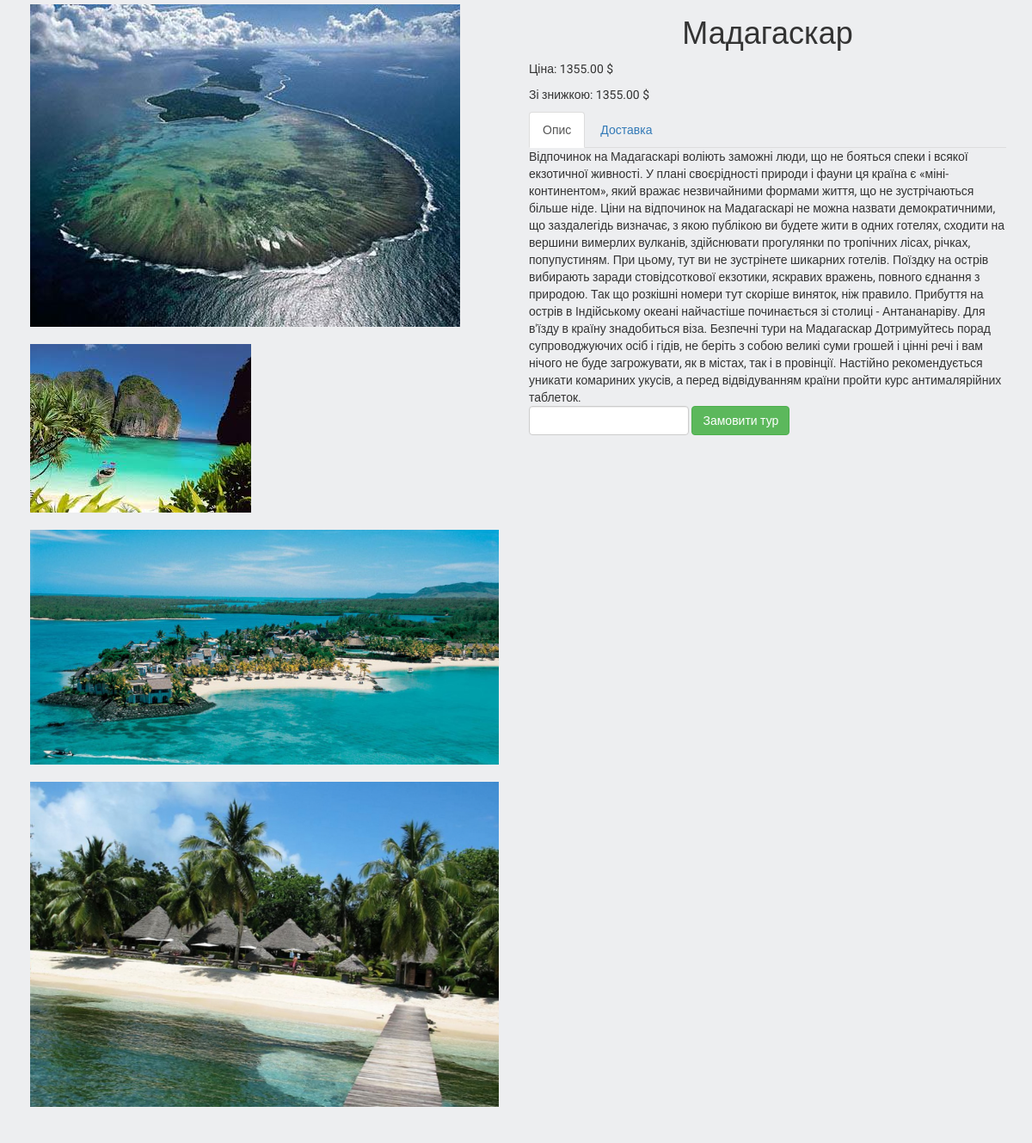
The page /product/8/ on the database its author committed.
### products/models.py (models this page shows, shortened)
class ProductImage(models.Model):
    product = models.ForeignKey(Product, blank=True, null=True,default=None)
    image = models.ImageField(upload_to='')
    is_main = models.BooleanField(default=False)
    is_active = models.BooleanField(default=True)
    created = models.DateTimeField(auto_now_add=True, auto_now=False)
    update = models.DateTimeField(auto_now_add=False, auto_now=True)
    class Meta:
        verbose_name = 'Фотографія'
        verbose_name_plural = 'Фотографії'

class Product(models.Model):
    name = models.CharField(max_length=64, blank=True,null=True,default=None)
    price = models.DecimalField(max_digits=10, decimal_places=2, default=0)
    discount = models.IntegerField(default=0)
    price_discount = models.DecimalField(max_digits=10, decimal_places=2, default=0)
    type = models.ForeignKey(ProductCategory,blank=True,null=True,default=None)
    short_description = models.TextField(blank=True, null=True, default = None)
    description = models.TextField(blank=True, null=True, default = None)
    is_active = models.BooleanField(default=True)
    created = models.DateTimeField(auto_now_add=True, auto_now=False)
    update = models.DateTimeField(auto_now_add=False, auto_now=True)
    class Meta:
        verbose_name = 'Товар'
        verbose_name_plural = 'Товари'

### products/views.py (the view)
# urls.py: url(r'^product/(?P<product_id>\w+)/$', views.product, name='product'),
def product(request, product_id):
    product = Product.objects.get(id=product_id)
    return render(request, 'products/product.html', locals())

### templates/products/product.html (shortened to what this page needs)
{% extends 'base.html' %}
{% load static %}
{% block content %}
    <div class="container">
        <div class="row">
            <div class="col-lg-6">
                {% for image_item in product.productimage_set.all %}
                    <div class="product-image-item">
                        <img src="{{ image_item.image.url }}" class="img-responsive">
                    </div>
                {% endfor %}
            </div>
            <div class="col-lg-6">
                <h1 class="text-center">
                    {{ product.name }}
                </h1>
                <div class="">
                    <p>
                        Ціна: {{ product.price }}  $
                    </p>
                    <p>
                      Зі знижкою: {{product.price_discount}} $
                    </p>
                </div>
                <div>
                      <ul class="nav nav-tabs" role="tablist">
                        <li role="presentation" class="active">
                            <a href="#description" aria-controls="home" role="tab" data-toggle="tab">
                                Опис
                            </a>
                        </li>
                        <li role="presentation">
                            <a href="#delivery" aria-controls="profile" role="tab" data-toggle="tab">
                                Доставка
                            </a>
                        </li>
                      </ul>
                      <div class="tab-content product-description-tabs">
                        <div role="tabpanel" class="tab-pane active" id="description">
                            {{ product.description }}
                        </div>
                      </div>
                      <div>
                              <form id="form_buying_product" class="form-inline">
                                  <div class="form-group">
                                       <input type="number" class="form-control" name="number" id="number">
                                  </div>
                                      <div class="form-group">
                                          <button type="submit" id="submit_btn" class="btn btn-success btn-buy"
                                            data-product_id = "{{product.id}}"
                                            data-name = "{{product.name}}"
                                            data-price = '{{product.price}}'
                                          >
                                              Замовити тур
                                          </button>
                                      </div>
                              </form>
                          </div>
                </div>
            </div>
        </div>
    </div>
{% endblock %}

### static/style.css (style rules this page uses)
html, body { height: 100%; max-height: 100%; font-family: 'Roboto', sans-serif; background-color: #edeef0; }
.product-image-item { padding: 5px; margin-bottom: 10px; }

### rows shown on the page
ProductImage: image (picture)
ProductImage: image (picture)
ProductImage: image (picture)
ProductImage: image (picture)
Product: name "Мадагаскар", price "1355.00", price_discount "1355.00", description "Відпочинок на Мадагаскарі воліють заможні люди, що не бояться спеки і всякої екзотичної живності. У плані своєрідності природи і фауни ця країна є «міні-континентом», який вражає незвичайними формами життя, що не зустрічаються більше ніде. Ціни на відпочинок на Мадагаскарі не можна назвати демократичними, що заздалегідь визначає, з якою публікою ви будете жити в одних готелях, сходити на вершини вимерлих вулканів, здійснювати прогулянки по тропічних лісах, річках, попупустиням. При цьому, тут ви не зустрінете шикарних готелів. Поїздку на острів вибирають заради стовідсоткової екзотики, яскравих вражень, повного єднання з природою. Так що розкішні номери тут скоріше виняток, ніж правило.…"
